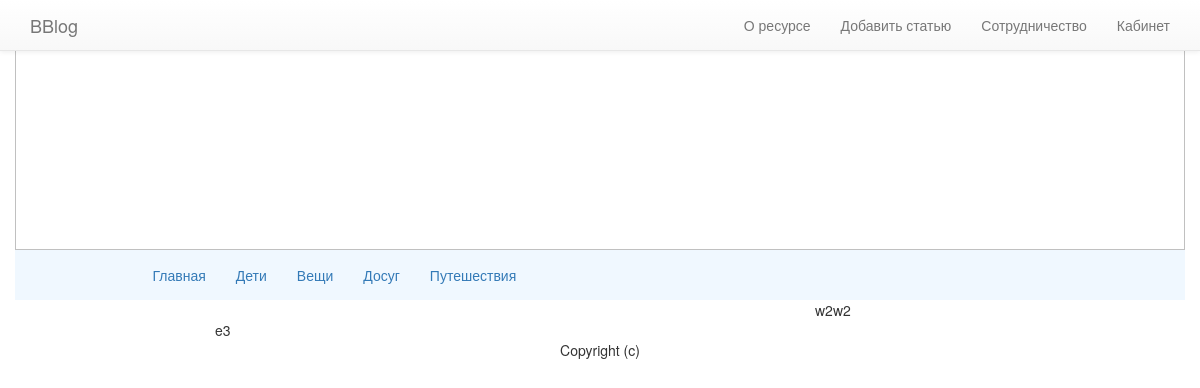
Page /hobby/ on the earlier database version.
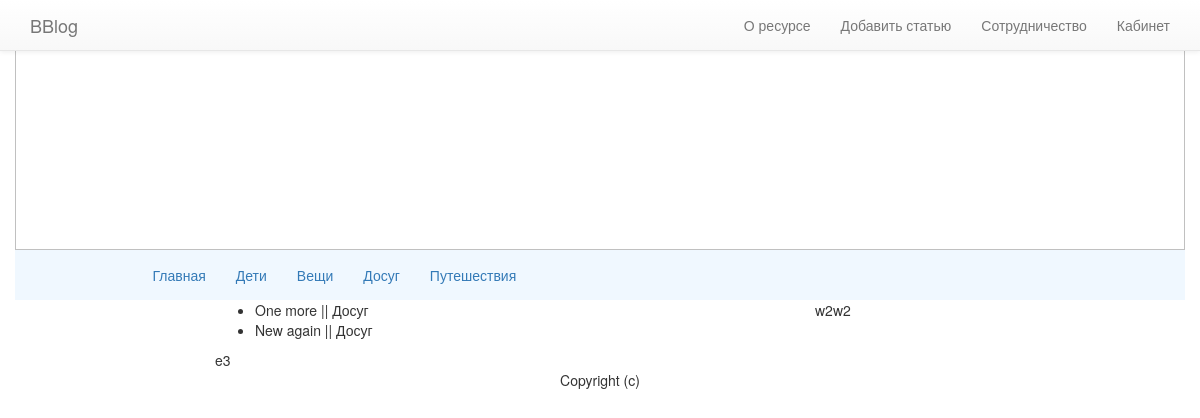
Same page on the later database version.
### news/models.py (models this page shows, shortened)
class SingleNews(models.Model):
    user = models.ForeignKey(settings.AUTH_USER_MODEL, blank=True, null=True)
    title = models.CharField(max_length=120, blank=False)
    previewText = models.TextField(max_length=260, blank=True)
    fullText = models.TextField()
    publish = models.DateField(auto_now=False, auto_now_add=False)
    updated = models.DateTimeField(auto_now=True, auto_now_add=False)
    timestamp = models.DateTimeField(auto_now=False, auto_now_add=True)
    slug = models.SlugField(unique=True)
    image = models.ImageField(upload_to=upload_location,
                              null=True, blank=True,
                              height_field='height_field',
                              width_field='width_field')
    height_field = models.IntegerField(default=0)
    width_field = models.IntegerField(default=0)
    CH = u'Дети'
    TH = u'Вещи'
    DS = u'Досуг'
    TR = u'Путешествия'
    CATEGORY_CHOICES = (
        (CH, u'Дети'),
        (TH, u'Вещи'),
        (DS, u'Досуг'),
        (TR, u'Путешествия'),
    )
    category = models.CharField(max_length=40, choices=CATEGORY_CHOICES, default=CH)
    objects = PostManager()

### news/views.py (the view)
# urls.py: url(r'^hobby/$', HobbyListView.as_view()),
class HobbyListView(ListView):
    queryset = SingleNews.objects.all().filter(category__iexact=u"Досуг")
    template_name = 'hobby.html'

### templates/hobby.html
{% extends "base.html" %}
{% block content %}
    <ul>
        {% for obj in object_list %}
            <li>{{ obj.title }} || {{ obj.category }}</li>
        {% endfor %}
    </ul>
{% endblock content %}

### templates/base.html (shortened to what this page needs)
<!DOCTYPE html>
<html lang="ru">
<head>
    {% include "snippets/css.html" %}
</head>
<body>
<div class="">
    <div class="col-md-12">
        {% include "snippets/top-menu.html" %}
        {% include "snippets/slider.html" %}
        {% include "snippets/main-menu.html" %}
    </div>
</div>
<div class="">
    <div class="col-md-6 col-md-offset-2">
        {% block content %}{% endblock content %}
    </div>
    <div class="col-md-2">
        {% block sidebar %}w2w2{% endblock sidebar %}
    </div>
</div>
<div class="">
    <div class="col-md-8 col-md-offset-2">
        {% block footer %}e3{% endblock footer %}
    </div>
</div>
<div class="" style="text-align: center">
    <div class="col-md-8 col-md-offset-2">
        <p>Copyright (c)</p>
    </div>
</div>
</body>
</html>

### templates/snippets/css.html
{% load static %}
<link rel="stylesheet" href="{% static 'css/bootstrap.min.css' %}">
<link rel="stylesheet" href="{% static 'css/bootstrap-theme.min.css' %}">
<link rel="stylesheet" href="{% static 'css/base.css' %}">

### templates/snippets/top-menu.html (shortened to what this page needs)
<nav  class=" nim-menu navbar navbar-default navbar-fixed-top">
    <div class="container">
        <div class="navbar-header">
            <a class="navbar-brand" href="/">BBlog</a>
        </div>
        <div class="collapse navbar-collapse" id="bs-example-navbar-collapse-1">
            <ul class="nav navbar-nav navbar-right">
                <li><a href="#" title="#">О ресурсе</a></li>
                <li><a href="#" title="#">Добавить статью</a></li>
                <li><a href="#" title="#">Сотрудничество</a></li>
                <li><a href="#" title="#">Кабинет</a></li>
            </ul>
        </div>
    </div>
</nav>

### templates/snippets/slider.html
<div>
    <img src="http://wowslider.com/sliders/demo-5/data/images/sweden.jpg"  style="width: 100%; height: 250px;"/>
</div>

### templates/snippets/main-menu.html
<div class="container" style="background-color: aliceblue; width: 100%;">
    <div class="collapse navbar-collapse" id="bs-example-navbar-collapse-1">
        <div class="col-md-offset-1">
            <ul class="nav navbar-nav navbar-left col-md-offset-2">
                <li><a href="/" title="#">Главная</a></li>
                <li><a href="/childs/" title="#">Дети</a></li>
                <li><a href="/things/" title="#">Вещи</a></li>
                <li><a href="/hobby/" title="#">Досуг</a></li>
                <li><a href="/travel/" title="#">Путешествия</a></li>
            </ul>
        </div>
    </div>
</div>

### templates/snippets/js.html (shortened to what this page needs)
{% load static %}

Differences in the rows shown:
added SingleNews: title "One more", category "Досуг"
added SingleNews: title "New again", category "Досуг"
